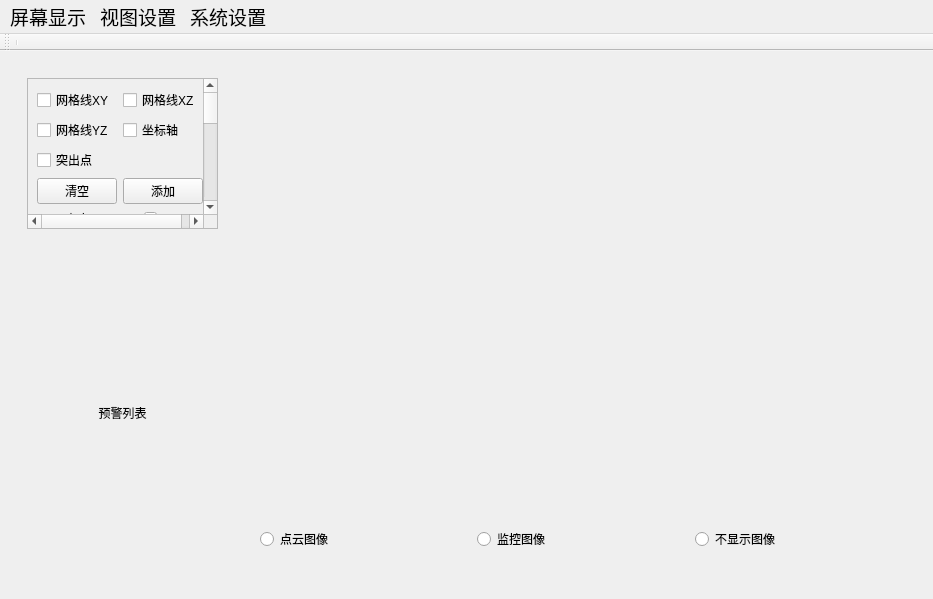
<?xml version="1.0" encoding="UTF-8"?>
<ui version="4.0">
 <class>MainWindow</class>
 <widget class="QMainWindow" name="MainWindow">
  <property name="geometry">
   <rect>
    <x>0</x>
    <y>0</y>
    <width>933</width>
    <height>599</height>
   </rect>
  </property>
  <property name="sizePolicy">
   <sizepolicy hsizetype="Expanding" vsizetype="Expanding">
    <horstretch>0</horstretch>
    <verstretch>0</verstretch>
   </sizepolicy>
  </property>
  <property name="windowTitle">
   <string>主窗体</string>
  </property>
  <widget class="QWidget" name="centralwidget">
   <layout class="QVBoxLayout" name="verticalLayout">
    <item>
     <layout class="QHBoxLayout" name="horizontalLayout">
      <item>
       <widget class="QWidget" name="widget" native="true">
        <property name="sizePolicy">
         <sizepolicy hsizetype="Preferred" vsizetype="Preferred">
          <horstretch>1</horstretch>
          <verstretch>0</verstretch>
         </sizepolicy>
        </property>
        <layout class="QVBoxLayout" name="verticalLayout_3">
         <item>
          <layout class="QVBoxLayout" name="verticalLayout_2">
           <item>
            <widget class="QWidget" name="widget_control" native="true">
             <property name="sizePolicy">
              <sizepolicy hsizetype="Preferred" vsizetype="Preferred">
               <horstretch>0</horstretch>
               <verstretch>1</verstretch>
              </sizepolicy>
             </property>
             <layout class="QVBoxLayout" name="verticalLayout_9">
              <item>
               <widget class="QScrollArea" name="scrollArea">
                <property name="widgetResizable">
                 <bool>true</bool>
                </property>
                <widget class="QWidget" name="scrollAreaWidgetContents">
                 <property name="geometry">
                  <rect>
                   <x>0</x>
                   <y>-175</y>
                   <width>176</width>
                   <height>439</height>
                  </rect>
                 </property>
                 <layout class="QGridLayout" name="gridLayout_3">
                  <item row="5" column="0">
                   <widget class="QSlider" name="horizontalSlider_flySpeed">
                    <property name="enabled">
                     <bool>false</bool>
                    </property>
                    <property name="toolTip">
                     <string>&lt;html&gt;&lt;head/&gt;&lt;body&gt;&lt;p&gt;漫游速度&lt;/p&gt;&lt;/body&gt;&lt;/html&gt;</string>
                    </property>
                    <property name="whatsThis">
                     <string>&lt;html&gt;&lt;head/&gt;&lt;body&gt;&lt;p&gt;&lt;br/&gt;&lt;/p&gt;&lt;/body&gt;&lt;/html&gt;</string>
                    </property>
                    <property name="value">
                     <number>10</number>
                    </property>
                    <property name="orientation">
                     <enum>Qt::Horizontal</enum>
                    </property>
                   </widget>
                  </item>
                  <item row="4" column="0">
                   <widget class="QRadioButton" name="radioButton_flyMode">
                    <property name="text">
                     <string>漫游模式</string>
                    </property>
                    <property name="checked">
                     <bool>false</bool>
                    </property>
                   </widget>
                  </item>
                  <item row="0" column="0">
                   <layout class="QGridLayout" name="gridLayout_2">
                    <item row="6" column="0">
                     <widget class="QLabel" name="label_diffuse">
                      <property name="text">
                       <string>漫反射</string>
                      </property>
                      <property name="alignment">
                       <set>Qt::AlignCenter</set>
                      </property>
                     </widget>
                    </item>
                    <item row="4" column="0">
                     <widget class="QPushButton" name="pushButton_clear">
                      <property name="text">
                       <string>清空</string>
                      </property>
                     </widget>
                    </item>
                    <item row="6" column="1">
                     <widget class="QSlider" name="horizontalSlider_diffuse">
                      <property name="value">
                       <number>70</number>
                      </property>
                      <property name="orientation">
                       <enum>Qt::Horizontal</enum>
                      </property>
                     </widget>
                    </item>
                    <item row="1" column="0">
                     <widget class="QCheckBox" name="checkBox_planeYZ">
                      <property name="text">
                       <string>网格线YZ</string>
                      </property>
                     </widget>
                    </item>
                    <item row="3" column="0">
                     <widget class="QCheckBox" name="checkBox_highlight_point">
                      <property name="text">
                       <string>突出点</string>
                      </property>
                     </widget>
                    </item>
                    <item row="4" column="1">
                     <widget class="QPushButton" name="pushButton_add_ply">
                      <property name="text">
                       <string>添加</string>
                      </property>
                     </widget>
                    </item>
                    <item row="5" column="1">
                     <widget class="QSlider" name="horizontalSlider_ambient">
                      <property name="sizePolicy">
                       <sizepolicy hsizetype="Expanding" vsizetype="Fixed">
                        <horstretch>0</horstretch>
                        <verstretch>0</verstretch>
                       </sizepolicy>
                      </property>
                      <property name="value">
                       <number>30</number>
                      </property>
                      <property name="orientation">
                       <enum>Qt::Horizontal</enum>
                      </property>
                     </widget>
                    </item>
                    <item row="5" column="0">
                     <widget class="QLabel" name="label_ambient">
                      <property name="sizePolicy">
                       <sizepolicy hsizetype="Preferred" vsizetype="Preferred">
                        <horstretch>0</horstretch>
                        <verstretch>0</verstretch>
                       </sizepolicy>
                      </property>
                      <property name="text">
                       <string>亮度</string>
                      </property>
                      <property name="alignment">
                       <set>Qt::AlignCenter</set>
                      </property>
                     </widget>
                    </item>
                    <item row="0" column="0">
                     <widget class="QCheckBox" name="checkBox_planeXY">
                      <property name="text">
                       <string>网格线XY</string>
                      </property>
                     </widget>
                    </item>
                    <item row="0" column="1">
                     <widget class="QCheckBox" name="checkBox_planeXZ">
                      <property name="text">
                       <string>网格线XZ</string>
                      </property>
                     </widget>
                    </item>
                    <item row="1" column="1">
                     <widget class="QCheckBox" name="checkBox_axes">
                      <property name="text">
                       <string>坐标轴</string>
                      </property>
                     </widget>
                    </item>
                   </layout>
                  </item>
                  <item row="1" column="0">
                   <widget class="QLabel" name="label_sliderHint">
                    <property name="text">
                     <string>（建议亮度值低于漫反射值）</string>
                    </property>
                   </widget>
                  </item>
                  <item row="3" column="0">
                   <widget class="QSlider" name="horizontalSlider_viewSpeed">
                    <property name="toolTip">
                     <string>&lt;html&gt;&lt;head/&gt;&lt;body&gt;&lt;p&gt;摄像头速度&lt;/p&gt;&lt;/body&gt;&lt;/html&gt;</string>
                    </property>
                    <property name="value">
                     <number>50</number>
                    </property>
                    <property name="orientation">
                     <enum>Qt::Horizontal</enum>
                    </property>
                   </widget>
                  </item>
                  <item row="2" column="0">
                   <widget class="QRadioButton" name="radioButton_viewMode">
                    <property name="text">
                     <string>审视模式</string>
                    </property>
                    <property name="checked">
                     <bool>true</bool>
                    </property>
                   </widget>
                  </item>
                  <item row="6" column="0">
                   <widget class="QGroupBox" name="groupBox">
                    <property name="title">
                     <string>受限旋转</string>
                    </property>
                    <layout class="QVBoxLayout" name="verticalLayout_10">
                     <item>
                      <widget class="QRadioButton" name="radioButton_horizon_rotate">
                       <property name="text">
                        <string>仅横向</string>
                       </property>
                      </widget>
                     </item>
                     <item>
                      <widget class="QRadioButton" name="radioButton_vertical_rotate">
                       <property name="text">
                        <string>仅竖向</string>
                       </property>
                      </widget>
                     </item>
                     <item>
                      <widget class="QRadioButton" name="radioButton_roll">
                       <property name="text">
                        <string>横滚</string>
                       </property>
                      </widget>
                     </item>
                     <item>
                      <widget class="QRadioButton" name="radioButton_unlimited">
                       <property name="text">
                        <string>无限制</string>
                       </property>
                       <property name="checked">
                        <bool>true</bool>
                       </property>
                      </widget>
                     </item>
                     <item>
                      <layout class="QVBoxLayout" name="verticalLayout_6"/>
                     </item>
                    </layout>
                   </widget>
                  </item>
                 </layout>
                </widget>
               </widget>
              </item>
             </layout>
            </widget>
           </item>
           <item>
            <widget class="QWidget" name="widget_alarm" native="true">
             <property name="sizePolicy">
              <sizepolicy hsizetype="Preferred" vsizetype="Preferred">
               <horstretch>0</horstretch>
               <verstretch>2</verstretch>
              </sizepolicy>
             </property>
             <layout class="QVBoxLayout" name="verticalLayout_8">
              <item>
               <layout class="QVBoxLayout" name="verticalLayout_7">
                <item>
                 <widget class="QLabel" name="label">
                  <property name="text">
                   <string>预警列表</string>
                  </property>
                  <property name="alignment">
                   <set>Qt::AlignCenter</set>
                  </property>
                 </widget>
                </item>
               </layout>
              </item>
             </layout>
            </widget>
           </item>
          </layout>
         </item>
        </layout>
       </widget>
      </item>
      <item>
       <widget class="QWidget" name="widget_2" native="true">
        <property name="sizePolicy">
         <sizepolicy hsizetype="Preferred" vsizetype="Preferred">
          <horstretch>3</horstretch>
          <verstretch>0</verstretch>
         </sizepolicy>
        </property>
        <layout class="QVBoxLayout" name="verticalLayout_5">
         <item>
          <layout class="QVBoxLayout" name="verticalLayout_4">
           <item>
            <widget class="QWidget" name="widget_view" native="true">
             <property name="sizePolicy">
              <sizepolicy hsizetype="Preferred" vsizetype="Preferred">
               <horstretch>0</horstretch>
               <verstretch>5</verstretch>
              </sizepolicy>
             </property>
            </widget>
           </item>
           <item>
            <widget class="QWidget" name="widget_switchList" native="true">
             <property name="sizePolicy">
              <sizepolicy hsizetype="Preferred" vsizetype="Preferred">
               <horstretch>0</horstretch>
               <verstretch>1</verstretch>
              </sizepolicy>
             </property>
             <layout class="QHBoxLayout" name="horizontalLayout_2">
              <item>
               <layout class="QHBoxLayout" name="horizontalLayout_3">
                <item>
                 <widget class="QRadioButton" name="radioButton_dianyun">
                  <property name="text">
                   <string>点云图像</string>
                  </property>
                 </widget>
                </item>
                <item>
                 <widget class="QRadioButton" name="radioButton_jiankong">
                  <property name="text">
                   <string>监控图像</string>
                  </property>
                 </widget>
                </item>
                <item>
                 <widget class="QRadioButton" name="radioButton_clear">
                  <property name="text">
                   <string>不显示图像</string>
                  </property>
                 </widget>
                </item>
               </layout>
              </item>
             </layout>
            </widget>
           </item>
          </layout>
         </item>
        </layout>
       </widget>
      </item>
     </layout>
    </item>
   </layout>
  </widget>
  <widget class="QMenuBar" name="menubar">
   <property name="geometry">
    <rect>
     <x>0</x>
     <y>0</y>
     <width>933</width>
     <height>31</height>
    </rect>
   </property>
   <property name="font">
    <font>
     <pointsize>14</pointsize>
    </font>
   </property>
   <widget class="QMenu" name="menu_1">
    <property name="title">
     <string>屏幕显示</string>
    </property>
    <addaction name="action_pcdScreen"/>
    <addaction name="action_2"/>
   </widget>
   <widget class="QMenu" name="menu">
    <property name="font">
     <font>
      <pointsize>14</pointsize>
     </font>
    </property>
    <property name="title">
     <string>视图设置</string>
    </property>
   </widget>
   <widget class="QMenu" name="menu_2">
    <property name="title">
     <string>系统设置</string>
    </property>
    <addaction name="about_us_action"/>
   </widget>
   <addaction name="menu_1"/>
   <addaction name="menu"/>
   <addaction name="menu_2"/>
  </widget>
  <widget class="QToolBar" name="top_tool_bar">
   <property name="sizePolicy">
    <sizepolicy hsizetype="Expanding" vsizetype="Fixed">
     <horstretch>0</horstretch>
     <verstretch>0</verstretch>
    </sizepolicy>
   </property>
   <property name="minimumSize">
    <size>
     <width>0</width>
     <height>0</height>
    </size>
   </property>
   <property name="maximumSize">
    <size>
     <width>1920</width>
     <height>100</height>
    </size>
   </property>
   <property name="windowTitle">
    <string>toolBar</string>
   </property>
   <property name="iconSize">
    <size>
     <width>100</width>
     <height>100</height>
    </size>
   </property>
   <attribute name="toolBarArea">
    <enum>TopToolBarArea</enum>
   </attribute>
   <attribute name="toolBarBreak">
    <bool>false</bool>
   </attribute>
   <addaction name="separator"/>
  </widget>
  <action name="action_pcdScreen">
   <property name="text">
    <string>点云屏</string>
   </property>
   <property name="font">
    <font>
     <pointsize>14</pointsize>
    </font>
   </property>
  </action>
  <action name="action_2">
   <property name="text">
    <string>监控屏</string>
   </property>
   <property name="font">
    <font>
     <pointsize>14</pointsize>
    </font>
   </property>
  </action>
  <action name="action12">
   <property name="text">
    <string>菜单设置</string>
   </property>
   <property name="font">
    <font>
     <pointsize>12</pointsize>
    </font>
   </property>
  </action>
  <action name="action_3">
   <property name="text">
    <string>用户设置</string>
   </property>
   <property name="font">
    <font>
     <pointsize>14</pointsize>
    </font>
   </property>
  </action>
  <action name="action_4">
   <property name="text">
    <string>角色设置</string>
   </property>
   <property name="font">
    <font>
     <pointsize>14</pointsize>
    </font>
   </property>
  </action>
  <action name="about_us_action">
   <property name="text">
    <string>关于</string>
   </property>
   <property name="font">
    <font>
     <pointsize>14</pointsize>
    </font>
   </property>
  </action>
 </widget>
 <resources/>
 <connections/>
</ui>
